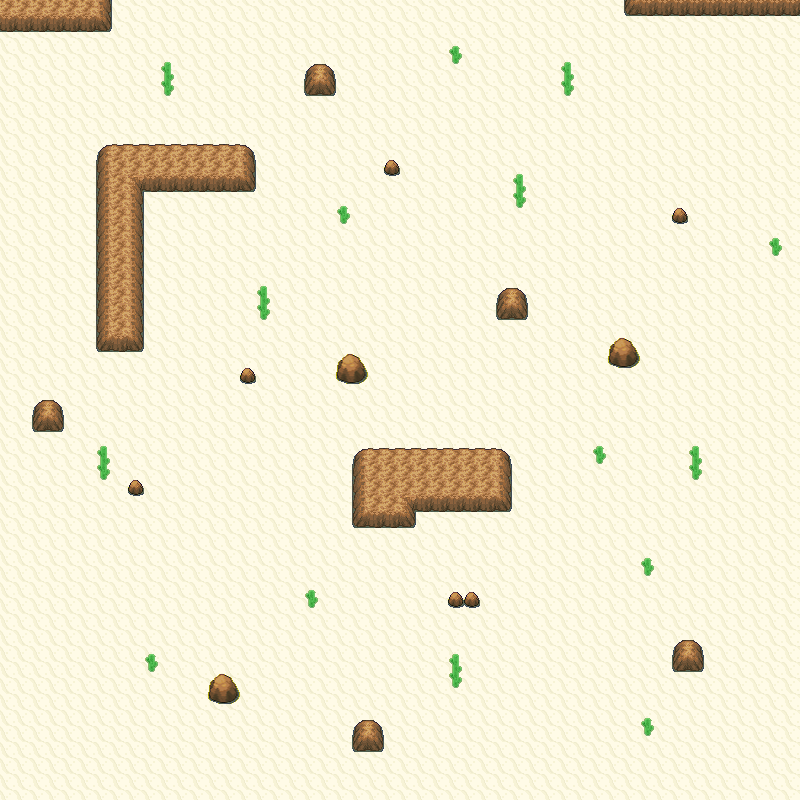

Tiled map render using the project's own tile images. Description and the map definition, with tile-layer contents summarised, below:
An orthogonal 50x50 tile map with 16x16 px tiles, 4 tile layers (Grass, Walkable, Collisions, WalkBehind), 3 tilesets.

<map version="1.0" orientation="orthogonal" width="50" height="50" tilewidth="16" tileheight="16">
 <properties>
  <property name="dayPokemonChances" value="Cacnea,20;Baltoy,20;Claydol,10;Cacturne,20;Sandshrew,10;Sandslash,20;" />
  <property name="dayPokemonLevels" value="35-35;35-35;65-65;65-65;35-35;65-65;" />
  <property name="fishPokemonChances" value="" />
  <property name="fishPokemonLevels" value="" />
  <property name="isCave" value="false" />
  <property name="nightPokemonChances" value="Cacnea,20;Baltoy,20;Claydol,10;Cacturne,20;Sandshrew,10;Sandslash,20;" />
  <property name="nightPokemonLevels" value="35-35;35-35;65-65;65-65;35-35;65-65;" />
  <property name="pvp" value="yes" />
  <property name="waterPokemonChances" value="" />
  <property name="waterPokemonLevels" value="" />
  <property name="wildProbability" value="4" />
  <property name="xOffsetModifier" value="0" />
  <property name="yOffsetModifier" value="0" />
 </properties>
 <tileset firstgid="1" source="SinnohInteriorSet1.tsx" />
 <tileset firstgid="2369" source="Cliffs01.tsx" />
 <tileset firstgid="2599" source="Orre Tileset 1.tsx" />
 <layer name="Grass" width="50" height="50">
  <data>[2500 cells, 2500 non-empty, 5 distinct tile ids]</data>
 </layer>
 <layer name="Walkable" width="50" height="50">
  <data>[2500 cells, 20 non-empty, 4 distinct tile ids]</data>
 </layer>
 <layer name="Collisions" width="50" height="50">
  <data>[2500 cells, 162 non-empty, 16 distinct tile ids]</data>
 </layer>
 <layer name="WalkBehind" width="50" height="50">
  <data>[2500 cells, 22 non-empty, 2 distinct tile ids]</data>
 </layer>
</map>
